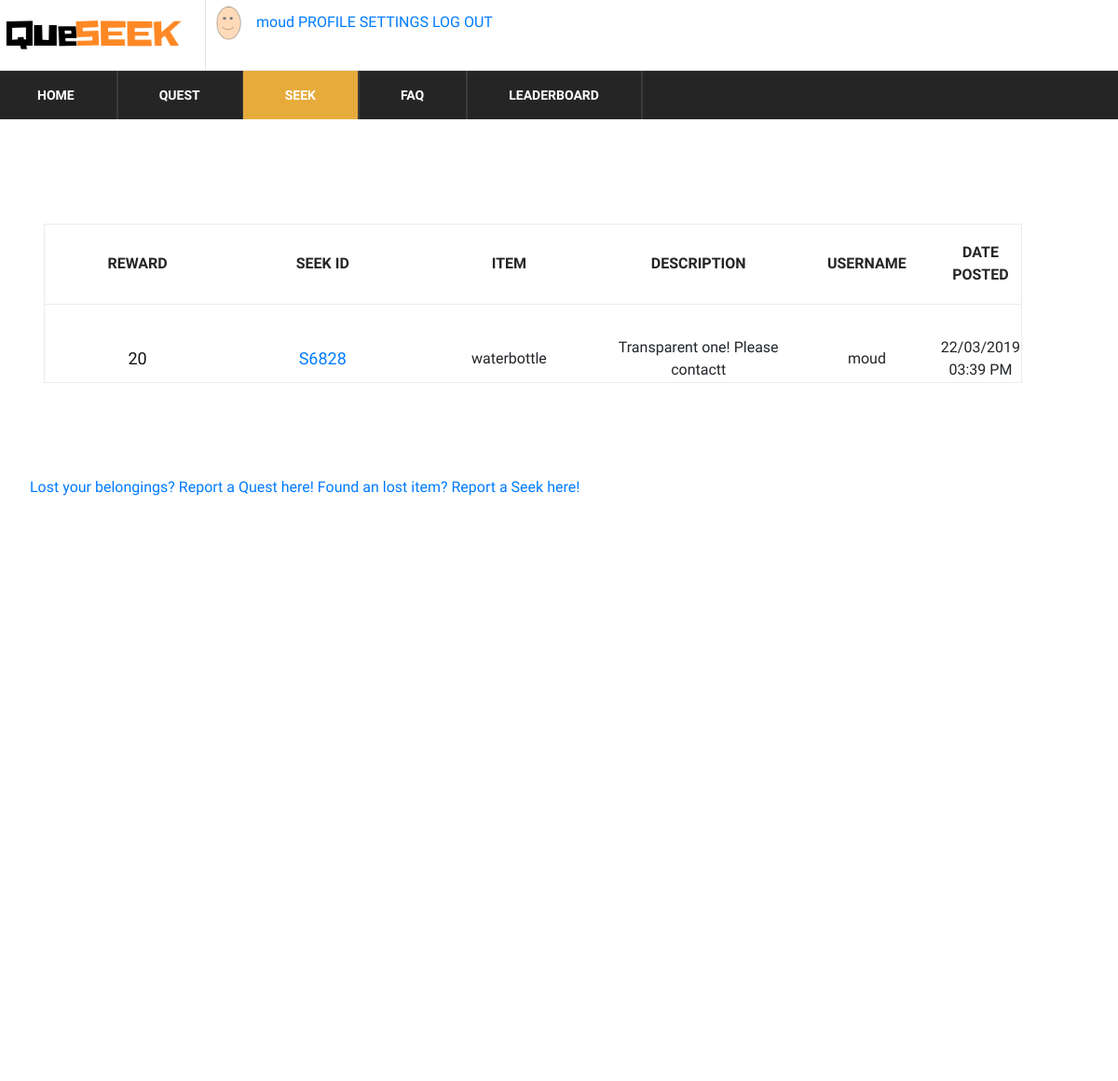
The page /seek (signed in) on the database as committed earlier.
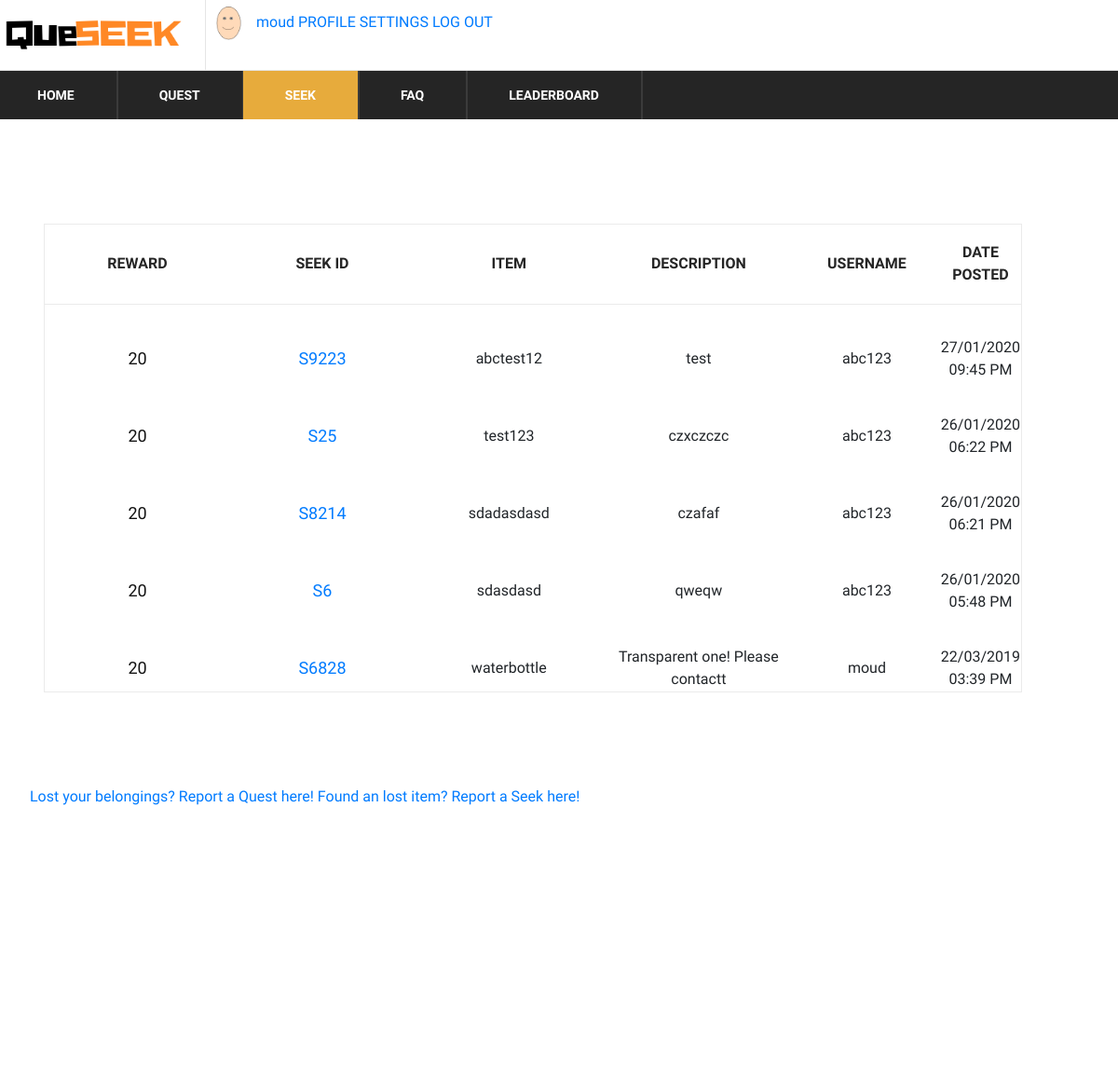
The same page on the database as committed later.
### app/models.py (models this page shows)
class User(UserMixin, Base):
    __tablename__ = "users"
    id = db.Column(db.String, primary_key=True)
    email = db.Column(db.String(255), unique=True, nullable=False)
    password = db.Column(db.String(255), nullable=False)
    username = db.Column(db.String(255), unique=True, nullable=False)
    created_at = db.Column(DateTime(timezone=True), default=datetime.now(pytz.timezone('Asia/Singapore')))

class Seek(UserMixin, Base):
    __tablename__ = "seeks"
    seekId = db.Column(db.String, primary_key=True)
    reward = db.Column(db.Integer, nullable=False)
    item = db.Column(db.String(255), nullable=False)
    location = db.Column(db.String(255), nullable=False)
    description = db.Column(db.String(255))
    userId = db.Column(db.String, ForeignKey('users.id'), primary_key=True)
    state = db.Column(db.Integer, nullable=False, default=0)
    posted_at = db.Column(DateTime(timezone=True), default=datetime.now(pytz.timezone('Asia/Singapore')))

### app/__init__.py (the view)
@app.route('/seek')
def seek():
    q = (db.session.query(User, Seek)
         .filter(User.id == Seek.userId)
         .filter(Seek.state == 0)
         .order_by(Seek.posted_at.desc())
         .all())
    return render_template('seek.html', rows=q, page='seek')

### app/__init__.py (called while the page is built)
@login.user_loader
def load_user(id):
    return User.query.get(id)

@app.context_processor
def inject_dict_for_all_templates():
    if (not current_user.is_anonymous):
        userprofile = (db.session.query(UserProfile)
                       .filter(UserProfile.id == current_user.id)
                       .first()
                       )
        return dict(current_user_avatar=userprofile.avatarId)
    return dict()

### app/templates/seek.html (shortened to what this page needs)
<!DOCTYPE html>
<html lang="zxx">
<head>
    <link rel="stylesheet" href="{{ url_for('static', filename='css/bootstrap.min.css')}}" type="text/css">
    <link rel="stylesheet" href="{{ url_for('static', filename='css/font-awesome.min.css')}}" type="text/css">
    <link rel="stylesheet" href="{{ url_for('static', filename='css/themify-icons.css')}}" type="text/css">
    <link rel="stylesheet" href="{{ url_for('static', filename='css/elegant-icons.css')}}" type="text/css">
    <link rel="stylesheet" href="{{ url_for('static', filename='css/owl.carousel.min.css')}}" type="text/css">
    <link rel="stylesheet" href="{{ url_for('static', filename='css/nice-select.css')}}" type="text/css">
    <link rel="stylesheet" href="{{ url_for('static', filename='css/jquery-ui.min.css')}}" type="text/css">
    <link rel="stylesheet" href="{{ url_for('static', filename='css/slicknav.min.css')}}" type="text/css">
    <link rel="stylesheet" href="{{ url_for('static', filename='css/style.css')}}" type="text/css">
    <link rel="stylesheet" href="{{ url_for('static', filename='css/table.css')}}" type="text/css">
</head>
<body>
<header class="header-section">
    {% include "base/topbar.html" %}
    {% include "base/menu.html" %}
</header>
<section class="hero-section">
    <div class="hero-items owl-carousel">
        <div class="topbar-cover2">
            <div class="desc">
                <section class="cd-faq">
                    <section class="shopping-cart spad">
                        <div class="container">
                            <div class="row">
                                <div class="col-lg-12">
                                    <div class="cart-table">
                                        <table>
                                            <thead>
                                            <tr>
                                                <th>Reward</th>
                                                <th>Seek ID</th>
                                                <th>Item</th>
                                                <th>Description</th>
                                                <th>Username</th>
                                                <th>Date Posted</th>
                                            </tr>
                                            </thead>
                                            <tbody>
                                            {% for row in rows %}
                                            <tr>
                                                <td class="cart-pic"><h5>{{row[1].reward}}</h5></td>
                                                <td class="cart-pic">
                                                    <h5>
                                                        <a href='/seek/{{row[1].seekId}}'>{{row[1].seekId}}</a>
                                                    </h5>
                                                </td>
                                                <td class="cart-pic">{{ row[1].item }}</td>
                                                <td class="cart-pic">{{ row[1].description }}</td>
                                                <td class="cart-pic">{{ row[0].username }}</td>
                                                <td class="cart-pic">{{ row[1].posted_at.strftime('%d/%m/%Y %I:%M %p') }}</td>
                                            </tr>
                                            {% endfor %}
                                            </tbody>
                                        </table>
                                    </div>
                                </div>
                            </div>
                        </div>
                    </section>
                    <div class="inlineblock">{% include "base/button.html" %}</div>
                </section>
            </div>
        </div>
    </div>
</section>
</body>
</html>

### app/templates/base/loginlogout.html
{% if current_user.is_anonymous %}
<a href="{{ url_for('signup') }} " class="login-panel">SIGN UP</a>
<a href="{{ url_for('login') }} " class="login-panel">LOG IN</a>
{% else %}
<img src="{{ url_for('static', filename='images/avatars/'+current_user_avatar+'.png')}}"
                                 width="50"
                                 height="50">
<a href="{{ url_for('profile') }}" class="username"> {{ current_user.username }}</a>
<a href="{{ url_for('profile') }}" class="signupbutton">PROFILE</a>
<a href="{{ url_for('settings') }}" class="signupbutton">SETTINGS</a>
<a href="{{ url_for('logout') }}" class="signupbutton">LOG OUT</a>
{% endif %}

Rows that differ between the two databases and show on the page:
added User: reward "20", seekId "S9223", item "abctest12", description "test", username "abc123", posted_at "27/01/2020 09:45 PM", seekId "S25", item "test123", description "czxczczc", posted_at "26/01/2020 06:22 PM", seekId "S8214", item "sdadasdasd", description "czafaf", posted_at "26/01/2020 06:21 PM", seekId "S6", item "sdasdasd", description "qweqw", posted_at "26/01/2020 05:48 PM"
